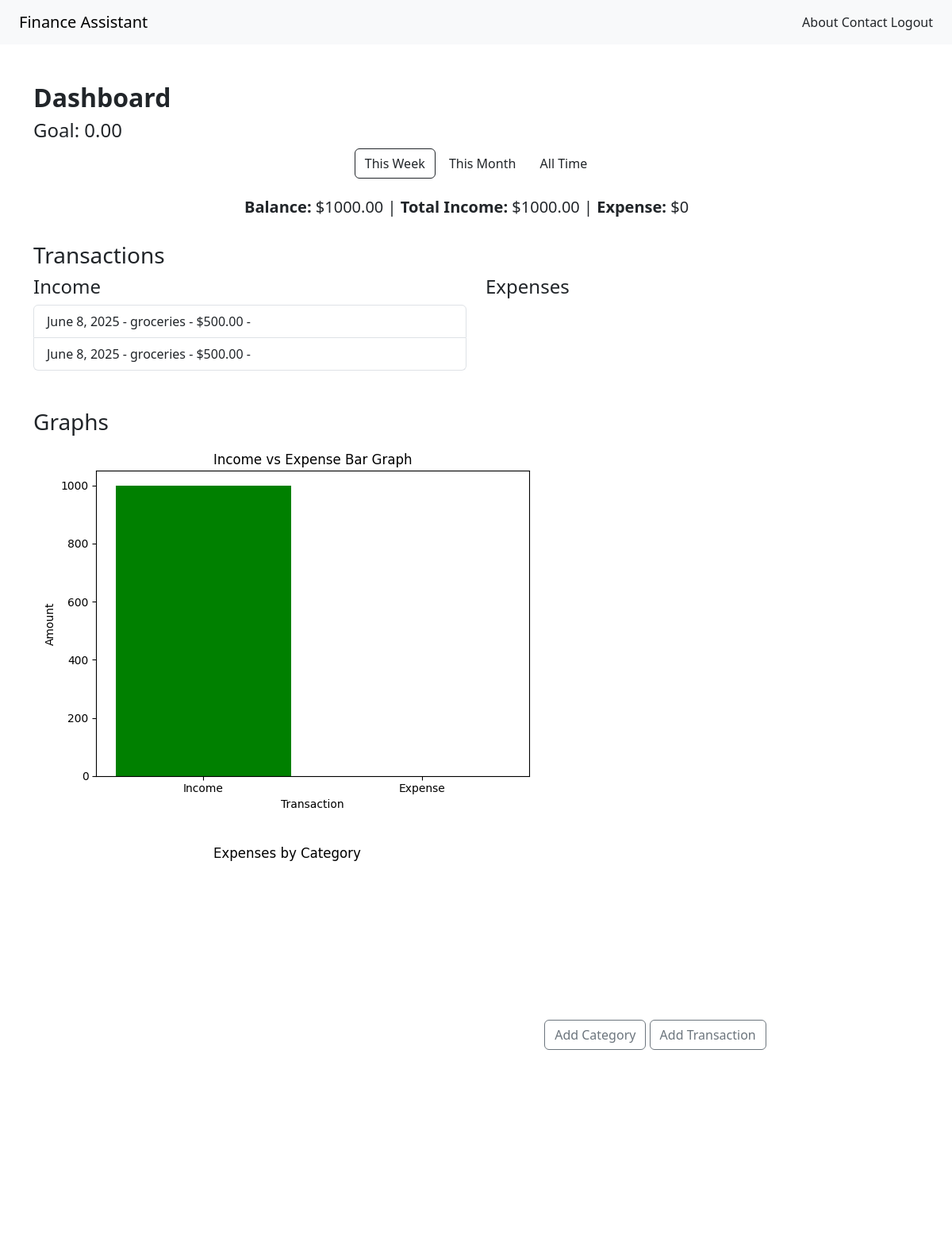
Page /finance/dashboard/?range=week (signed in) on the committed database.
### finance/models.py (models this page shows, shortened)
class UserProfile(models.Model):
    user = models.ForeignKey(User, on_delete=models.CASCADE)
    goal = models.DecimalField(max_digits=10, decimal_places=2, default=0)

class Transaction(models.Model):
    TYPE_CHOICES = [
        ('income', 'Income'),
        ('expense', 'Expense')
    ]
    user = models.ForeignKey(User, on_delete=models.CASCADE)
    category = models.ForeignKey(Category, on_delete=models.SET_NULL, null=True)
    type = models.CharField(max_length=7, choices=TYPE_CHOICES)
    amount = models.DecimalField(max_digits=10, decimal_places=2)
    description = models.TextField(blank=True)
    date = models.DateField(auto_now_add=True)

class Category(models.Model):
    name = models.CharField(max_length=50)
    user = models.ForeignKey(User, on_delete=models.CASCADE)
    def __str__(self):
        return self.name

### finance/views.py (the view)
def dashboard(request):
    profile, _ = UserProfile.objects.get_or_create(user=request.user)
    view_range = request.GET.get('range', 'all')
    today = date.today()
    if view_range == "week":
        start_date = today - timedelta(days=6)
    elif view_range == "month":
        start_date = today.replace(day=1)
    else:
        start_date = None
    if start_date:
        transactions = Transaction.objects.all().filter(user=request.user, date__gte=start_date)
    else:
        transactions = Transaction.objects.all().filter(user=request.user)
    income = sum(t.amount for t in transactions if t.type == 'income')
    expense = sum(t.amount for t in transactions if t.type == 'expense')
    balance = income - expense
    goal = profile.goal
    labels = ['Income', "Expense"]
    values = [income, expense]
    plt.bar(labels, values, color=['green', 'red'])
    plt.title('Income vs Expense Bar Graph')
    plt.xlabel('Transaction')
    plt.ylabel('Amount')
    buffer = io.BytesIO()
    plt.tight_layout()
    plt.savefig(buffer, format='png')
    plt.close()
    buffer.seek(0)
    bar_graph_base64 = base64.b64encode(buffer.getvalue()).decode('utf-8')
    category_totals = {}
    for t in transactions:
        if t.type == 'expense':
            if t.category:
                cat_name = t.category.name
            else:
                continue
            if cat_name not in category_totals:
                category_totals[cat_name] = float(t.amount)
            else:
                category_totals[cat_name] += float(t.amount)
    p_labels = list(category_totals.keys())
    p_values = list(category_totals.values())
    plt.pie(p_values, labels=p_labels, startangle=90)
    plt.title('Expenses by Category')
    buffer = io.BytesIO()
    plt.tight_layout()
    plt.savefig(buffer, format='png')
    plt.close()
    buffer.seek(0)
    pie_graph_base64 = base64.b64encode(buffer.getvalue()).decode('utf-8')
    return render(request, 'finance/dashboard.html', {
        'transactions': transactions,
        'income': income,
        'expense': expense,
        'balance': balance,
        'graph': bar_graph_base64,
        'pie_graph': pie_graph_base64,
        'view_range': view_range,
        'goal': goal
    })

### finance/templates/finance/dashboard.html (shortened to what this page needs)
{% extends "base.html" %}
{% block content %}
<h2 class="text-muted-blue"><strong>Dashboard</strong></h2>
<h4 class="text-muted-blue"> Goal: {{goal}} </h4>
<div class="mb-3 text-center">
  <a href="?range=week" class="btn btn-soft {% if view_range == 'week' %}active{% endif %}">This Week</a>
  <a href="?range=month" class="btn btn-soft {% if view_range == 'month' %}active{% endif %}">This Month</a>
  <a href="?range=all" class="btn btn-soft {% if view_range == 'all' %}active{% endif %}">All Time</a>
</div>
<h5 class="mx-auto p-2" style="width: 600px;"><strong>Balance:</strong> ${{ balance }} | <strong>Total Income:</strong> ${{ income }} | <strong>Expense:</strong> ${{ expense }}</h5>
<h3 class="mt-4">Transactions</h3>
<div class="row">
  <div class="col-md-6">
    <h4>Income</h4>
    <ul class="list-group mb-4">
      {% for t in transactions %}
        {% if t.type == 'income' %}
          <li class="list-group-item">
            {{ t.date }} - {{ t.category }} - ${{ t.amount }} - {{ t.description }}
          </li>
        {% endif %}
      {% endfor %}
    </ul>
  </div>
  <div class="col-md-6">
    <h4>Expenses</h4>
  </div>
</div>
<h3 class="mt-4">Graphs</h3>
<img class="img-fluid rounded mb-3"/>
<img class="img-fluid rounded"/>
<a href="{% url 'add_category' %}" class="btn btn-outline-secondary mt-4">Add Category</a>
<a href="{% url 'add_transaction' %}" class="btn btn-outline-secondary mt-4">Add Transaction</a>
{% endblock %}

### rows in the picture
UserProfile: goal "0.00"
Transaction: date "June 8, 2025", category "groceries", amount "500.00"
Transaction: date "June 8, 2025", category "groceries", amount "500.00"

### other values in the picture
{{ balance }} "1000.00"
{{ income }} "1000.00"
{{ expense }} "0"
